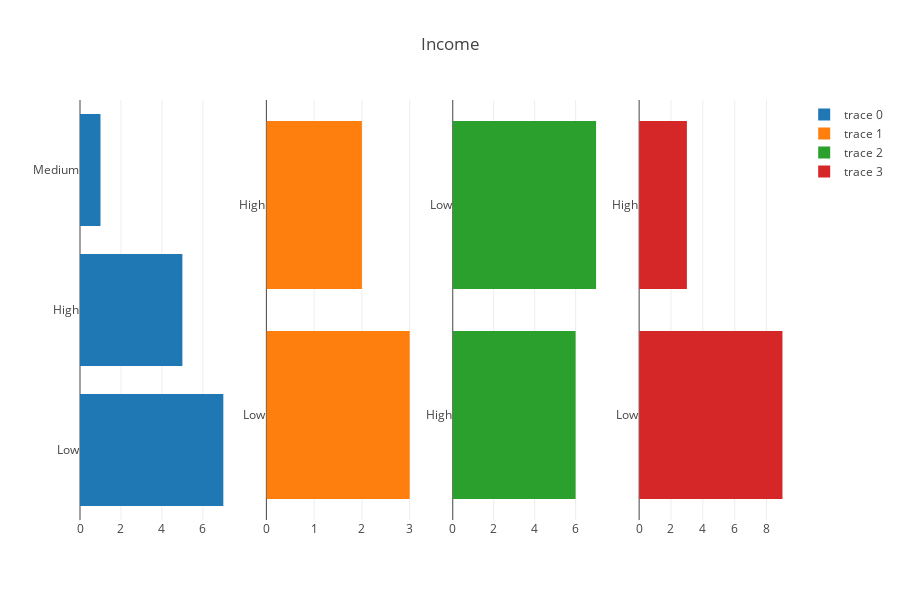

The cell this chart's notebook holds for it:
### Code cell
trace0 =  go.Histogram(
    y=df2.loc[df2["group"]==0,"Income"]
)
trace1 =  go.Histogram(
    y=df2.loc[df2["group"]==1,"Income"]
)
trace2 =  go.Histogram(
    y=df2.loc[df2["group"]==2,"Income"]
)
trace3 =  go.Histogram(
    y=df2.loc[df2["group"]==3,"Income"]
)


data = [trace0,trace1,trace2,trace3]
fig = tools.make_subplots(rows=1, cols=4)

fig.append_trace(trace0,1,1)
fig.append_trace(trace1,1,2)
fig.append_trace(trace2,1,3)
fig.append_trace(trace3,1,4)


fig['layout'].update(height=600, width=900, title='Income')
iplot(fig)

### Figure 1 — Plotly figure (JSON) as saved in the notebook; plotly's stock layout.template omitted (floating-point values rounded to 4 significant figures)
{"data": [{"type": "histogram", "xaxis": "x1", "y": ["Low", "High", "Medium", "Low", "Low", "High", "Low", "High", "Low", "Low", "Low", "High", "High"], "yaxis": "y1"}, {"type": "histogram", "xaxis": "x2", "y": ["Low", "Low", "High", "High", "Low"], "yaxis": "y2"}, {"type": "histogram", "xaxis": "x3", "y": ["High", "Low", "High", "High", "High", "High", "Low", "Low", "Low", "Low", "Low", "High", "Low"], "yaxis": "y3"}, {"type": "histogram", "xaxis": "x4", "y": ["Low", "High", "Low", "Low", "Low", "High", "Low", "High", "Low", "Low", "Low", "Low"], "yaxis": "y4"}], "layout": {"height": 600, "title": "Income", "width": 900, "xaxis1": {"anchor": "y1", "domain": [0, 0.2125]}, "xaxis2": {"anchor": "y2", "domain": [0.2625, 0.475]}, "xaxis3": {"anchor": "y3", "domain": [0.525, 0.7375]}, "xaxis4": {"anchor": "y4", "domain": [0.7875, 1]}, "yaxis1": {"anchor": "x1", "domain": [0, 1]}, "yaxis2": {"anchor": "x2", "domain": [0, 1]}, "yaxis3": {"anchor": "x3", "domain": [0, 1]}, "yaxis4": {"anchor": "x4", "domain": [0, 1]}}}
